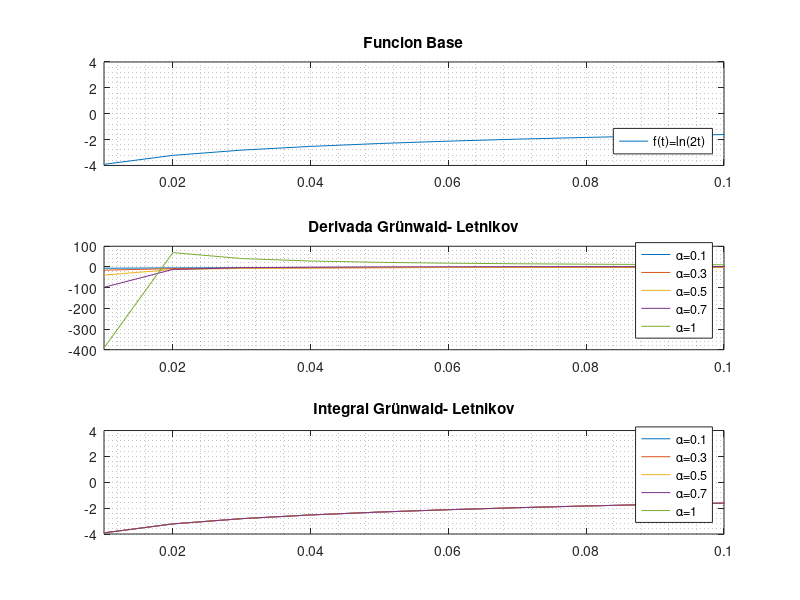
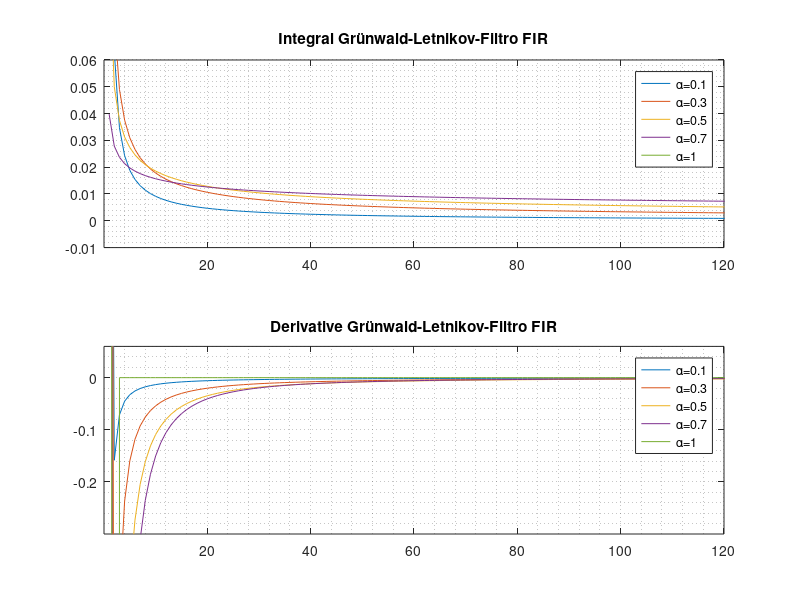

The MATLAB script that drew these images, in order:
clear;close all;
%time step
dts=0.01;
%date number
N=1024;
% order operator
alfa=[0.1 0.3 0.5 0.7 0.9999999999999999999999];
fDf=[];
fIf=[];
%time
t=dts*(1:N);
%coefficient Derivative FIR
fD=load('fD.mat').fD;
%coefficient Integral FIR
fI=load('fI.mat').fI;
%Base Function
funcion_base=log(2*t);
%Convolution
for j=1:5
    fDf=[fDf ,conv(funcion_base,fD(:,j))];
end
for j=1:5
    fIf=[fIf ,conv(fDf(:,j),fI(:,j))];
    
end
%Grafics
%Function Base
subplot(3,1,1);
plot(t,funcion_base);xlim([0.01 0.1]);
legend('f(t)=ln(2t)','Location','southeast');
title('Funcion Base');grid minor;
%Derivative Function
subplot(3,1,2);
plot(t,fDf(1:N,:));xlim([0.01 0.1]);
legend('α=0.1','α=0.3','α=0.5','α=0.7','α=1','Location','southeast');grid minor;
title('Derivada Grünwald- Letnikov');
%Integral Function
subplot(3,1,3);
plot(t,fIf(1:N,:));
xlim([0.01 0.1]);
legend('α=0.1','α=0.3','α=0.5','α=0.7','α=1','Location','southeast');grid minor;
title('Integral Grünwald- Letnikov')
%Integral FIR 
figure;
subplot(2,1,1);
plot(fI);xlim([0.01 120]);ylim([-0.01 0.06]);title('Integral Grünwald-Letnikov-Filtro FIR');
legend('α=0.1','α=0.3','α=0.5','α=0.7','α=1','Location','northeast');grid minor;
%Derivative FIR 
subplot(2,1,2);
plot(fD);xlim([0.01 120]);ylim([-0.30 0.06]);title('Derivative Grünwald-Letnikov-Filtro FIR');
legend('α=0.1','α=0.3','α=0.5','α=0.7','α=1','Location','northeast');grid minor;


